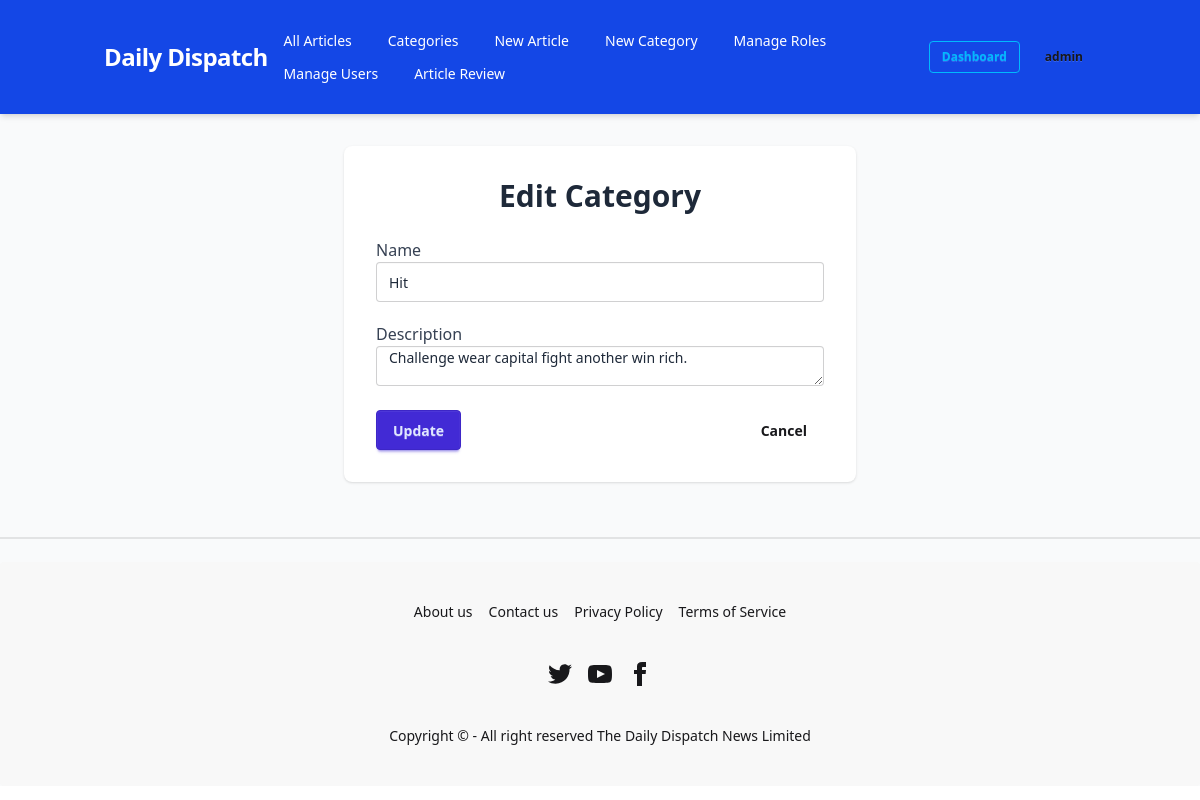
Page /categories/7/update/ (signed in) on the committed database.
### news/models.py (models this page shows, shortened)
class Category(models.Model):
    name = models.CharField(max_length=100, unique=True)
    description = models.TextField(blank=True, null=True)

### news/views.py (the view)
# urls.py: path("categories/<int:pk>/update/", update_category, name="update_category"),
@login_required
@user_passes_test(is_admin_or_editor, login_url='users:no_permission')
def update_category(request, pk):
    category = get_object_or_404(Category, pk=pk)
    form = CategoryForm(instance=category)
    if request.method == "POST":
        form = CategoryForm(request.POST, instance=category)
        if form.is_valid():
            form.save()
            return redirect("news:category_detail", pk=pk)
    return render(request, "categories/category_form.html", {"form": form, "category": category})

### news/forms.py
class CategoryForm(forms.ModelForm):
    class Meta:
        model = Category
        fields = ["name", "description"]

### users/context_processors.py (called while the page is built)
def user_roles(request):
    if request.user.is_authenticated:
        return {
            "is_admin_user": is_admin(request.user),
            "is_editor_user": is_editor(request.user),
            "is_reporter_user": is_reporter(request.user),
        }
    return {
        "is_admin_user": False,
        "is_editor_user": False,
        "is_reporter_user": False,
    }

### users/utils.py (called while the page is built)
def is_admin_or_editor(user):
    return is_admin(user) or is_editor(user)

def is_admin(user):
    return user.is_authenticated and user.groups.filter(name="Admin").exists()

def is_editor(user):
    return user.is_authenticated and user.groups.filter(name="Editor").exists()

def is_reporter(user):
    return user.is_authenticated and user.groups.filter(name="Reporter").exists()

### templates/categories/category_form.html (shortened to what this page needs)
{% extends "base.html" %}
{% load widget_tweaks %}
{% block content %}
<div class="max-w-lg mx-auto">
  <div class="card bg-base-100 shadow p-8">
    <h1 class="text-3xl font-bold mb-6 text-center">
      {% if category %}Edit Category{% else %}Create Category{% endif %}
    </h1>
    <form method="POST" class="space-y-5">
      <div class="form-control">
        <label class="label"><span class="text-gray-700">Name</span></label>
        {{ form.name|add_class:"input input-bordered w-full" }}
      </div>
      <div class="form-control">
        <label class="label"><span class="text-gray-700">Description</span></label>
        {{ form.description|add_class:"input input-bordered w-full" }}
      </div>
      <div class="flex justify-between mt-6">
        <button type="submit" class="btn btn-primary">
          {% if category %}Update{% else %}Create{% endif %}
        </button>
        <a href="{% url 'news:article_list' %}" class="btn btn-ghost">Cancel</a>
      </div>
    </form>
  </div>
</div>
{% endblock %}

### templates/base.html (shortened to what this page needs)
{% load static %}
<!DOCTYPE html>
<html lang="en">
<head>
  <link href="https://cdn.jsdelivr.net/npm/daisyui@5" rel="stylesheet" type="text/css" />
  <script src="https://cdn.jsdelivr.net/npm/@tailwindcss/browser@4"></script>
</head>
<body class="bg-gray-50 text-gray-800 font-sans">
  <nav class="bg-blue-700 text-white shadow-md sticky top-0 z-50">
    <div class="container mx-auto flex items-center justify-between p-4">
      <div class="flex-shrink-0">
        <a href="{% url 'news:article_list' %}" class="font-extrabold text-2xl tracking-tight">
          Daily Dispatch
        </a>
      </div>
      {% if user.is_authenticated %}
      <div class="flex-1 flex justify-center">
        <ul class="menu menu-horizontal px-1 hidden lg:flex space-x-3">
          <li><a href="{% url 'news:article_list' %}">All Articles</a></li>
          <li><a href="{% url 'news:category_list' %}">Categories</a></li>
          {% for group in user.groups.all %}
            {% if group.name == "Admin" or user.is_superuser %}
              <li><a href="{% url 'news:create_article' %}">New Article</a></li>
              <li><a href="{% url 'news:create_category' %}">New Category</a></li>
              <li><a href="{% url 'users:group_list' %}">Manage Roles</a></li>
              <li><a href="{% url 'users:user_list' %}">Manage Users</a></li>
              <li><a href="{% url 'news:review_articles' %}">Article Review</a></li>
            {% elif group.name == "Editor" %}
              <li><a href="{% url 'news:create_article' %}">New Article</a></li>
              <li><a href="{% url 'news:create_category' %}">New Category</a></li>
              <li><a href="{% url 'news:review_articles' %}">Article Review</a></li>
            {% elif group.name == "Reporter" %}
              <li><a href="{% url 'news:create_article' %}">New Article</a></li>
            {% endif %}
          {% endfor %}
        </ul>
      </div>
      {% endif %}
      <div class="flex items-center space-x-3">
        {% if user.is_authenticated %}
          {% for group in user.groups.all %}
            {% if group.name == "Admin" %}
              <a href="{% url 'users:admin_dashboard' %}" class="btn btn-sm btn-outline btn-info">Dashboard</a>
            {% elif group.name == "Editor" %}
              <a href="{% url 'users:editor_dashboard' %}" class="btn btn-sm btn-outline btn-info">Dashboard</a>
            {% elif group.name == "Reporter" %}
              <a href="{% url 'users:reporter_dashboard' %}" class="btn btn-sm btn-outline btn-info">Dashboard</a>
            {% endif %}
          {% endfor %}
          <div class="dropdown dropdown-end">
            <label tabindex="0" class="btn btn-sm btn-ghost rounded-btn">{{ user.username }}</label>
          </div>
        {% else %}
          <a href="{% url 'users:login' %}" class="hover:text-gray-200">Login</a>
          <a href="{% url 'users:signup' %}" class="hover:text-gray-200">Signup</a>
        {% endif %}
      </div>
    </div>
  </nav>
  <main class="container mx-auto px-4 py-8">
    {% block content %}{% endblock %}
  </main>
  <div class="flex w-full flex-col">
    <div class="divider"></div>
  </div>
  <footer class="footer footer-horizontal footer-center bg-base-200 text-base-content rounded p-10">
    <nav class="grid grid-flow-col gap-4">
      <a class="link link-hover">About us</a>
      <a class="link link-hover">Contact us</a>
      <a class="link link-hover">Privacy Policy</a>
      <a class="link link-hover">Terms of Service</a>
    </nav>
    <nav>
      <div class="grid grid-flow-col gap-4">
        <a>
        </a>
        <a>
        </a>
        <a>
          <svg
            xmlns="http://www.w3.org/2000/svg"
            width="24"
            height="24"
            viewBox="0 0 24 24"
            class="fill-current">
            <path
              d="M9 8h-3v4h3v12h5v-12h3.642l.358-4h-4v-1.667c0-.955.192-1.333 1.115-1.333h2.885v-5h-3.808c-3.596 0-5.192 1.583-5.192 4.615v3.385z"></path>
          </svg>
        </a>
      </div>
    </nav>
    <aside>
      <p>Copyright © {{ now|date:"Y" }} - All right reserved The Daily Dispatch News Limited</p>
    </aside>
  </footer>
</body>
</html>

### rows in the picture
Category: name "Hit", description "Challenge wear capital fight another win rich."

### other values in the picture
{{ user.username }} "admin"
